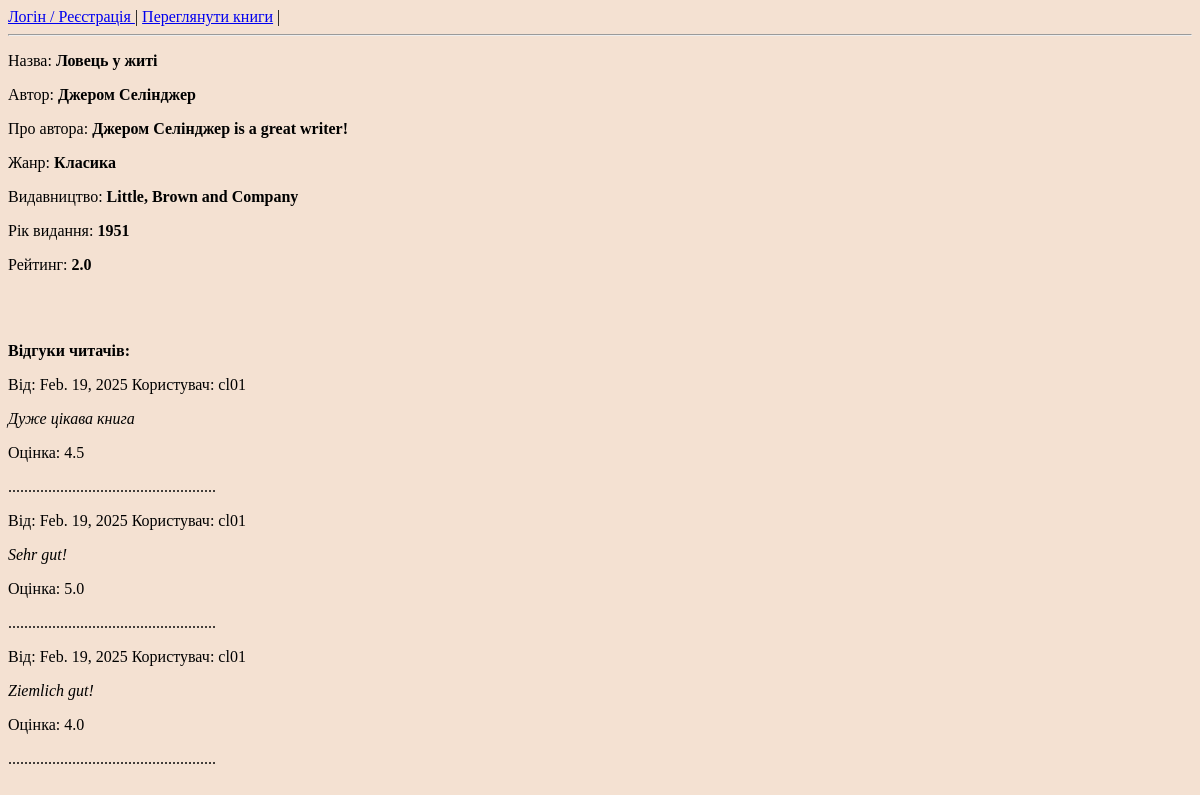
Screenshot of /client/book_rating/12 with the database file from the repository.
### book/models.py (models this page shows, shortened)
class Books(models.Model):
    title = models.CharField(max_length=250)
    author = models.ForeignKey(Authors, on_delete=models.CASCADE)
    genre = models.ForeignKey(Genres, on_delete=models.CASCADE)
    publisher = models.ForeignKey(Publishers, on_delete=models.CASCADE)
    publish_year = models.IntegerField()
    reception_date = models.DateField()
    cover = models.ImageField(upload_to='covers/')
    rating = models.FloatField(default=5)
    quantity = models.IntegerField(default=0)

class Authors(models.Model):
    name = models.CharField(max_length=100)
    bio = models.TextField()
    rating = models.FloatField(default=5)

class Genres(models.Model):
    name = models.CharField(max_length=100)
    rating = models.FloatField(default=5)
    def __str__(self):
        return self.name

class Publishers(models.Model):
    name = models.CharField(max_length=100)
    rating = models.FloatField(default=5)
    def __str__(self):
        return self.name

class Reviews(models.Model):
    user = models.ForeignKey(User, on_delete=models.CASCADE)
    text = models.CharField(max_length=1000)
    rating = models.FloatField(default=5)
    book = models.ForeignKey(Books, on_delete=models.CASCADE)
    date = models.DateField(default=datetime.date.today)

### client/views.py (the view)
# urls.py: path('book_rating/', views.book_rating, name='book_rating_page'),
def book_rating(request, book_id=None):
    if request.user.is_authenticated:
        user_group = request.user.groups.first().name
    else:
        user_group = 'anonymous'
    if request.method == 'GET':
        if book_id is None:
            form = SelectBookForm(request.GET or None)
            books = Books.objects.all()
            if form.is_valid():
                author = form.cleaned_data.get('author')
                genre = form.cleaned_data.get('genre')
                if author:
                    books = books.filter(author=author)
                if genre:
                    books = books.filter(genre=genre)
            title = 'Тут показані усі книги у нашій бібліотеці'
            return render(request, 'books.html', context={'form': form, 'books': books, 'title': title,
                                                          'user_group': user_group})
        else:
            the_book = Books.objects.get(id=book_id)
            reviews = Reviews.objects.filter(book=the_book).all()
            return render(request, 'about_book.html', context={'book': the_book, 'reviews': reviews,
                                                               'user_group': user_group})
    else:
        pass

### templates/about_book.html (shortened to what this page needs)
<!DOCTYPE html>
<html lang="en">
<head>
    <link rel="stylesheet" type="text/css" href="/static/styles.css">
</head>
{% if user_group == 'client' %}
    {% include 'menu_cli.html' %}
{% elif user_group == 'librarian' %}
    {% include 'menu_lib.html' %}
{% else %}
    {% include 'menu_anon.html' %}
{% endif %}
<body>
    <div>
        <p>Назва: <b>{{ book.title }}</b></p>
        <p>Автор: <b>{{ book.author.name }}</b></p>
        <p>Про автора: <b>{{ book.author.bio }}</b></p>
        <p>Жанр: <b>{{ book.genre }}</b></p>
        <p>Видавництво: <b>{{ book.publisher }}</b></p>
        <p>Рік видання: <b>{{ book.publish_year }}</b></p>
        <p>Рейтинг: <b>{{ book.rating }}</b></p> <br><br>
        {% if reviews %}
            <p><b>Відгуки читачів: </b></p>
            {% for review in reviews %}
                <p>Від: {{ review.date }} Користувач: {{ review.user.username }} </p>
                <p><i>{{ review.text }}</i></p>
                <p>Оцінка: {{ review.rating }}</p>
                ....................................................
            {% endfor %}
        {% endif %}
    </div>
</body>
</html>

### static/styles.css (style rules this page uses)
body { background-color: #f4e1d2; }

### rows the page displays
Books: title "Ловець у житі", author.name "Джером Селінджер", author.bio "Джером Селінджер is a great writer!", genre "Класика", publisher "Little, Brown and Company", publish_year "1951", rating "2.0"
Reviews: date "Feb. 19, 2025", user.username "cl01", text "Дуже цікава книга", rating "4.5"
Reviews: date "Feb. 19, 2025", user.username "cl01", text "Sehr gut!", rating "5.0"
Reviews: date "Feb. 19, 2025", user.username "cl01", text "Ziemlich gut!", rating "4.0"
